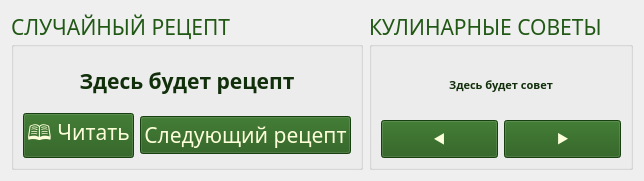
         <widget class="QWidget" name="horizontalLayoutWidget_2">
          <property name="geometry">
           <rect>
            <x>10</x>
            <y>200</y>
            <width>611</width>
            <height>181</height>
           </rect>
          </property>
          <layout class="QHBoxLayout" name="horizontalLayout_8">
           <item>
            <widget class="QGroupBox" name="verticalGroupBox_3">
             <property name="palette">
              <palette>
               <active>
                <colorrole role="WindowText">
                 <brush brushstyle="SolidPattern">
                  <color alpha="255">
                   <red>33</red>
                   <green>88</green>
                   <blue>21</blue>
                  </color>
                 </brush>
                </colorrole>
                <colorrole role="Button">
                 <brush brushstyle="SolidPattern">
                  <color alpha="255">
                   <red>252</red>
                   <green>255</green>
                   <blue>229</blue>
                  </color>
                 </brush>
                </colorrole>
                <colorrole role="Text">
                 <brush brushstyle="SolidPattern">
                  <color alpha="255">
                   <red>33</red>
                   <green>88</green>
                   <blue>21</blue>
                  </color>
                 </brush>
                </colorrole>
                <colorrole role="ButtonText">
                 <brush brushstyle="SolidPattern">
                  <color alpha="255">
                   <red>33</red>
                   <green>88</green>
                   <blue>21</blue>
                  </color>
                 </brush>
                </colorrole>
                <colorrole role="Base">
                 <brush brushstyle="SolidPattern">
                  <color alpha="255">
                   <red>252</red>
                   <green>255</green>
                   <blue>229</blue>
                  </color>
                 </brush>
                </colorrole>
                <colorrole role="Window">
                 <brush brushstyle="SolidPattern">
                  <color alpha="255">
                   <red>252</red>
                   <green>255</green>
                   <blue>229</blue>
                  </color>
                 </brush>
                </colorrole>
               </active>
               <inactive>
                <colorrole role="WindowText">
                 <brush brushstyle="SolidPattern">
                  <color alpha="255">
                   <red>33</red>
                   <green>88</green>
                   <blue>21</blue>
                  </color>
                 </brush>
                </colorrole>
                <colorrole role="Button">
                 <brush brushstyle="SolidPattern">
                  <color alpha="255">
                   <red>252</red>
                   <green>255</green>
                   <blue>229</blue>
                  </color>
                 </brush>
                </colorrole>
                <colorrole role="Text">
                 <brush brushstyle="SolidPattern">
                  <color alpha="255">
                   <red>33</red>
                   <green>88</green>
                   <blue>21</blue>
                  </color>
                 </brush>
                </colorrole>
                <colorrole role="ButtonText">
                 <brush brushstyle="SolidPattern">
                  <color alpha="255">
                   <red>33</red>
                   <green>88</green>
                   <blue>21</blue>
                  </color>
                 </brush>
                </colorrole>
                <colorrole role="Base">
                 <brush brushstyle="SolidPattern">
                  <color alpha="255">
                   <red>252</red>
                   <green>255</green>
                   <blue>229</blue>
                  </color>
                 </brush>
                </colorrole>
                <colorrole role="Window">
                 <brush brushstyle="SolidPattern">
                  <color alpha="255">
                   <red>252</red>
                   <green>255</green>
                   <blue>229</blue>
                  </color>
                 </brush>
                </colorrole>
               </inactive>
               <disabled>
                <colorrole role="WindowText">
                 <brush brushstyle="SolidPattern">
                  <color alpha="255">
                   <red>95</red>
                   <green>120</green>
                   <blue>84</blue>
                  </color>
                 </brush>
                </colorrole>
                <colorrole role="Button">
                 <brush brushstyle="SolidPattern">
                  <color alpha="255">
                   <red>252</red>
                   <green>255</green>
                   <blue>229</blue>
                  </color>
                 </brush>
                </colorrole>
                <colorrole role="Text">
                 <brush brushstyle="SolidPattern">
                  <color alpha="255">
                   <red>95</red>
                   <green>120</green>
                   <blue>84</blue>
                  </color>
                 </brush>
                </colorrole>
                <colorrole role="ButtonText">
                 <brush brushstyle="SolidPattern">
                  <color alpha="255">
                   <red>95</red>
                   <green>120</green>
                   <blue>84</blue>
                  </color>
                 </brush>
                </colorrole>
                <colorrole role="Base">
                 <brush brushstyle="SolidPattern">
                  <color alpha="255">
                   <red>252</red>
                   <green>255</green>
                   <blue>229</blue>
                  </color>
                 </brush>
                </colorrole>
                <colorrole role="Window">
                 <brush brushstyle="SolidPattern">
                  <color alpha="255">
                   <red>252</red>
                   <green>255</green>
                   <blue>229</blue>
                  </color>
                 </brush>
                </colorrole>
               </disabled>
              </palette>
             </property>
             <property name="font">
              <font>
               <family>Segoe UI Black</family>
               <pointsize>16</pointsize>
              </font>
             </property>
             <property name="title">
              <string>СЛУЧАЙНЫЙ РЕЦЕПТ</string>
             </property>
             <layout class="QVBoxLayout" name="verticalLayout_12">
              <item>
               <widget class="QLabel" name="random_recipe_label">
                <property name="font">
                 <font>
                  <family>Segoe UI Black</family>
                  <pointsize>16</pointsize>
                  <weight>75</weight>
                  <bold>true</bold>
                 </font>
                </property>
                <property name="styleSheet">
                 <string notr="true">color: rgb(17, 47, 11);</string>
                </property>
                <property name="text">
                 <string>&lt;html&gt;&lt;head/&gt;&lt;body&gt;&lt;p align=&quot;center&quot;&gt;Здесь будет рецепт&lt;/p&gt;&lt;/body&gt;&lt;/html&gt;</string>
                </property>
               </widget>
              </item>
              <item>
               <layout class="QHBoxLayout" name="horizontalLayout_9">
                <item>
                 <widget class="QPushButton" name="read_btn">
                  <property name="styleSheet">
                   <string notr="true">background-color: rgb(33, 88, 21);
color: rgb(252, 255, 217);</string>
                  </property>
                  <property name="text">
                   <string>🕮 Читать</string>
                  </property>
                 </widget>
                </item>
                <item>
                 <widget class="QPushButton" name="next_random_btn">
                  <property name="styleSheet">
                   <string notr="true">background-color: rgb(33, 88, 21);
color: rgb(252, 255, 217);</string>
                  </property>
                  <property name="text">
                   <string>Следующий рецепт</string>
                  </property>
                 </widget>
                </item>
               </layout>
              </item>
             </layout>
            </widget>
           </item>
           <item>
            <widget class="QGroupBox" name="verticalGroupBox">
             <property name="palette">
              <palette>
               <active>
                <colorrole role="WindowText">
                 <brush brushstyle="SolidPattern">
                  <color alpha="255">
                   <red>33</red>
                   <green>88</green>
                   <blue>21</blue>
                  </color>
                 </brush>
                </colorrole>
                <colorrole role="Button">
                 <brush brushstyle="SolidPattern">
                  <color alpha="255">
                   <red>252</red>
                   <green>255</green>
                   <blue>229</blue>
                  </color>
                 </brush>
                </colorrole>
                <colorrole role="Text">
                 <brush brushstyle="SolidPattern">
                  <color alpha="255">
                   <red>33</red>
                   <green>88</green>
                   <blue>21</blue>
                  </color>
                 </brush>
                </colorrole>
                <colorrole role="ButtonText">
                 <brush brushstyle="SolidPattern">
                  <color alpha="255">
                   <red>33</red>
                   <green>88</green>
                   <blue>21</blue>
                  </color>
                 </brush>
                </colorrole>
                <colorrole role="Base">
                 <brush brushstyle="SolidPattern">
                  <color alpha="255">
                   <red>252</red>
                   <green>255</green>
                   <blue>229</blue>
                  </color>
                 </brush>
                </colorrole>
                <colorrole role="Window">
                 <brush brushstyle="SolidPattern">
                  <color alpha="255">
                   <red>252</red>
                   <green>255</green>
                   <blue>229</blue>
                  </color>
                 </brush>
                </colorrole>
               </active>
               <inactive>
                <colorrole role="WindowText">
                 <brush brushstyle="SolidPattern">
                  <color alpha="255">
                   <red>33</red>
                   <green>88</green>
                   <blue>21</blue>
                  </color>
                 </brush>
                </colorrole>
                <colorrole role="Button">
                 <brush brushstyle="SolidPattern">
                  <color alpha="255">
                   <red>252</red>
                   <green>255</green>
                   <blue>229</blue>
                  </color>
                 </brush>
                </colorrole>
                <colorrole role="Text">
                 <brush brushstyle="SolidPattern">
                  <color alpha="255">
                   <red>33</red>
                   <green>88</green>
                   <blue>21</blue>
                  </color>
                 </brush>
                </colorrole>
                <colorrole role="ButtonText">
                 <brush brushstyle="SolidPattern">
                  <color alpha="255">
                   <red>33</red>
                   <green>88</green>
                   <blue>21</blue>
                  </color>
                 </brush>
                </colorrole>
                <colorrole role="Base">
                 <brush brushstyle="SolidPattern">
                  <color alpha="255">
                   <red>252</red>
                   <green>255</green>
                   <blue>229</blue>
                  </color>
                 </brush>
                </colorrole>
                <colorrole role="Window">
                 <brush brushstyle="SolidPattern">
                  <color alpha="255">
                   <red>252</red>
                   <green>255</green>
                   <blue>229</blue>
                  </color>
                 </brush>
                </colorrole>
               </inactive>
               <disabled>
                <colorrole role="WindowText">
                 <brush brushstyle="SolidPattern">
                  <color alpha="255">
                   <red>120</red>
                   <green>120</green>
                   <blue>120</blue>
                  </color>
                 </brush>
                </colorrole>
                <colorrole role="Button">
                 <brush brushstyle="SolidPattern">
                  <color alpha="255">
                   <red>252</red>
                   <green>255</green>
                   <blue>229</blue>
                  </color>
                 </brush>
                </colorrole>
                <colorrole role="Text">
                 <brush brushstyle="SolidPattern">
                  <color alpha="255">
                   <red>120</red>
                   <green>120</green>
                   <blue>120</blue>
                  </color>
                 </brush>
                </colorrole>
                <colorrole role="ButtonText">
                 <brush brushstyle="SolidPattern">
                  <color alpha="255">
                   <red>120</red>
                   <green>120</green>
                   <blue>120</blue>
                  </color>
                 </brush>
                </colorrole>
                <colorrole role="Base">
                 <brush brushstyle="SolidPattern">
                  <color alpha="255">
                   <red>252</red>
                   <green>255</green>
                   <blue>229</blue>
                  </color>
                 </brush>
                </colorrole>
                <colorrole role="Window">
                 <brush brushstyle="SolidPattern">
                  <color alpha="255">
                   <red>252</red>
                   <green>255</green>
                   <blue>229</blue>
                  </color>
                 </brush>
                </colorrole>
               </disabled>
              </palette>
             </property>
             <property name="font">
              <font>
               <family>Segoe UI Black</family>
               <pointsize>16</pointsize>
              </font>
             </property>
             <property name="title">
              <string>КУЛИНАРНЫЕ СОВЕТЫ</string>
             </property>
             <layout class="QVBoxLayout" name="verticalLayout_11">
              <item>
               <widget class="QLabel" name="tip_label">
                <property name="minimumSize">
                 <size>
                  <width>2</width>
                  <height>0</height>
                 </size>
                </property>
                <property name="font">
                 <font>
                  <family>Segoe UI Black</family>
                  <pointsize>8</pointsize>
                  <weight>75</weight>
                  <bold>true</bold>
                 </font>
                </property>
                <property name="styleSheet">
                 <string notr="true">color: rgb(17, 47, 11);</string>
                </property>
                <property name="text">
                 <string>&lt;html&gt;&lt;head/&gt;&lt;body&gt;&lt;p align=&quot;center&quot;&gt;Здесь будет совет&lt;/p&gt;&lt;/body&gt;&lt;/html&gt;</string>
                </property>
               </widget>
              </item>
              <item>
               <layout class="QHBoxLayout" name="horizontalLayout_10">
                <item>
                 <widget class="QPushButton" name="previous_tip_btn">
                  <property name="styleSheet">
                   <string notr="true">background-color: rgb(33, 88, 21);
color: rgb(252, 255, 217);</string>
                  </property>
                  <property name="text">
                   <string>⯇</string>
                  </property>
                 </widget>
                </item>
                <item>
                 <widget class="QPushButton" name="next_tip_btn">
                  <property name="styleSheet">
                   <string notr="true">background-color: rgb(33, 88, 21);
color: rgb(252, 255, 217);</string>
                  </property>
                  <property name="text">
                   <string>⯈</string>
                  </property>
                 </widget>
                </item>
               </layout>
              </item>
             </layout>
            </widget>
           </item>
          </layout>
         </widget>
